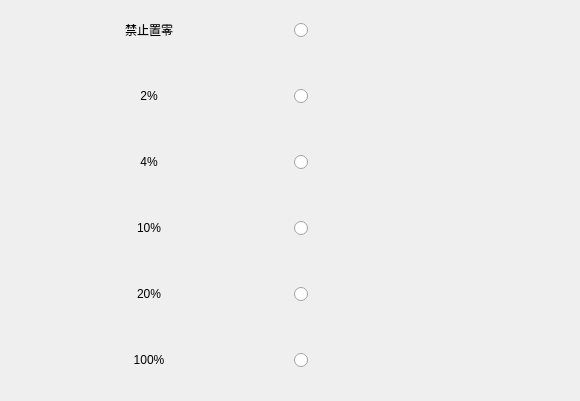
     <widget class="QWidget" name="page_31">
      <widget class="QWidget" name="layoutWidget">
       <property name="geometry">
        <rect>
         <x>10</x>
         <y>0</y>
         <width>561</width>
         <height>392</height>
        </rect>
       </property>
       <layout class="QGridLayout" name="gridLayout_5">
        <item row="0" column="0">
         <widget class="QLabel" name="label_53">
          <property name="styleSheet">
           <string notr="true">font: 18pt &quot;Sans Serif&quot;;</string>
          </property>
          <property name="text">
           <string>禁止置零</string>
          </property>
          <property name="alignment">
           <set>Qt::AlignCenter</set>
          </property>
         </widget>
        </item>
        <item row="0" column="1">
         <widget class="QRadioButton" name="radioButton_28">
          <property name="sizePolicy">
           <sizepolicy hsizetype="Minimum" vsizetype="Fixed">
            <horstretch>0</horstretch>
            <verstretch>0</verstretch>
           </sizepolicy>
          </property>
          <property name="minimumSize">
           <size>
            <width>0</width>
            <height>60</height>
           </size>
          </property>
          <property name="styleSheet">
           <string notr="true">QRadioButton{
   font: 14pt &quot;黑体&quot;;
   spacing: 10 
}  

QRadioButton::indicator { 
   width: 25px;
   height: 25px;
   image: url(:/A31/A31/logo/Radio.png);
}

QRadioButton::indicator:checked { 
image: url(:/A31/A31/logo/Radio_check.png);s
}</string>
          </property>
          <property name="text">
           <string/>
          </property>
         </widget>
        </item>
        <item row="1" column="0">
         <widget class="QLabel" name="label_57">
          <property name="styleSheet">
           <string notr="true">font: 18pt &quot;Sans Serif&quot;;</string>
          </property>
          <property name="text">
           <string>2%</string>
          </property>
          <property name="alignment">
           <set>Qt::AlignCenter</set>
          </property>
         </widget>
        </item>
        <item row="1" column="1">
         <widget class="QRadioButton" name="radioButton_25">
          <property name="minimumSize">
           <size>
            <width>0</width>
            <height>60</height>
           </size>
          </property>
          <property name="styleSheet">
           <string notr="true">QRadioButton{
   font: 14pt &quot;黑体&quot;;
   spacing: 10 
}  

QRadioButton::indicator { 
   width: 25px;
   height: 25px;
   image: url(:/A31/A31/logo/Radio.png);
}

QRadioButton::indicator:checked { 
image: url(:/A31/A31/logo/Radio_check.png);s
}</string>
          </property>
          <property name="text">
           <string/>
          </property>
         </widget>
        </item>
        <item row="2" column="0">
         <widget class="QLabel" name="label_52">
          <property name="styleSheet">
           <string notr="true">font: 18pt &quot;Sans Serif&quot;;</string>
          </property>
          <property name="text">
           <string>4%</string>
          </property>
          <property name="alignment">
           <set>Qt::AlignCenter</set>
          </property>
         </widget>
        </item>
        <item row="2" column="1">
         <widget class="QRadioButton" name="radioButton_23">
          <property name="minimumSize">
           <size>
            <width>0</width>
            <height>60</height>
           </size>
          </property>
          <property name="styleSheet">
           <string notr="true">QRadioButton{
   font: 14pt &quot;黑体&quot;;
   spacing: 10 
}  

QRadioButton::indicator { 
   width: 25px;
   height: 25px;
   image: url(:/A31/A31/logo/Radio.png);
}

QRadioButton::indicator:checked { 
image: url(:/A31/A31/logo/Radio_check.png);s
}</string>
          </property>
          <property name="text">
           <string/>
          </property>
         </widget>
        </item>
        <item row="3" column="0">
         <widget class="QLabel" name="label_54">
          <property name="styleSheet">
           <string notr="true">font: 18pt &quot;Sans Serif&quot;;</string>
          </property>
          <property name="text">
           <string>10%</string>
          </property>
          <property name="alignment">
           <set>Qt::AlignCenter</set>
          </property>
         </widget>
        </item>
        <item row="3" column="1">
         <widget class="QRadioButton" name="radioButton_24">
          <property name="minimumSize">
           <size>
            <width>0</width>
            <height>60</height>
           </size>
          </property>
          <property name="styleSheet">
           <string notr="true">QRadioButton{
   font: 14pt &quot;黑体&quot;;
   spacing: 10 
}  

QRadioButton::indicator { 
   width: 25px;
   height: 25px;
   image: url(:/A31/A31/logo/Radio.png);
}

QRadioButton::indicator:checked { 
image: url(:/A31/A31/logo/Radio_check.png);s
}</string>
          </property>
          <property name="text">
           <string/>
          </property>
         </widget>
        </item>
        <item row="4" column="0">
         <widget class="QLabel" name="label_55">
          <property name="styleSheet">
           <string notr="true">font: 18pt &quot;Sans Serif&quot;;</string>
          </property>
          <property name="text">
           <string>20%</string>
          </property>
          <property name="alignment">
           <set>Qt::AlignCenter</set>
          </property>
         </widget>
        </item>
        <item row="4" column="1">
         <widget class="QRadioButton" name="radioButton_26">
          <property name="minimumSize">
           <size>
            <width>0</width>
            <height>60</height>
           </size>
          </property>
          <property name="styleSheet">
           <string notr="true">QRadioButton{
   font: 14pt &quot;黑体&quot;;
   spacing: 10 
}  

QRadioButton::indicator { 
   width: 25px;
   height: 25px;
   image: url(:/A31/A31/logo/Radio.png);
}

QRadioButton::indicator:checked { 
image: url(:/A31/A31/logo/Radio_check.png);s
}</string>
          </property>
          <property name="text">
           <string/>
          </property>
         </widget>
        </item>
        <item row="5" column="0">
         <widget class="QLabel" name="label_56">
          <property name="styleSheet">
           <string notr="true">font: 18pt &quot;Sans Serif&quot;;</string>
          </property>
          <property name="text">
           <string>100%</string>
          </property>
          <property name="alignment">
           <set>Qt::AlignCenter</set>
          </property>
         </widget>
        </item>
        <item row="5" column="1">
         <widget class="QRadioButton" name="radioButton_27">
          <property name="minimumSize">
           <size>
            <width>0</width>
            <height>60</height>
           </size>
          </property>
          <property name="styleSheet">
           <string notr="true">QRadioButton{
   font: 14pt &quot;黑体&quot;;
   spacing: 10 
}  

QRadioButton::indicator { 
   width: 25px;
   height: 25px;
   image: url(:/A31/A31/logo/Radio.png);
}

QRadioButton::indicator:checked { 
image: url(:/A31/A31/logo/Radio_check.png);s
}</string>
          </property>
          <property name="text">
           <string/>
          </property>
         </widget>
        </item>
       </layout>
      </widget>
     </widget>
